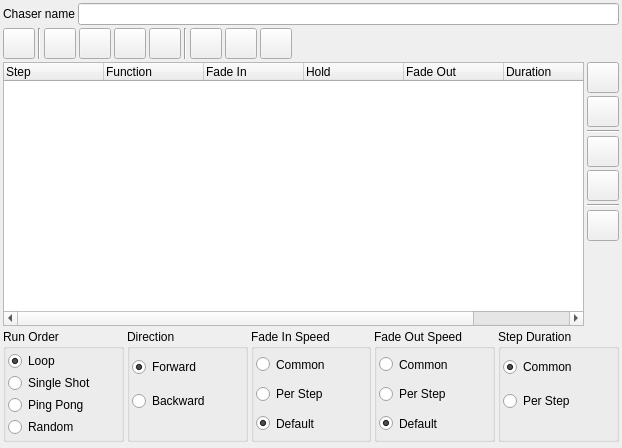
<?xml version="1.0" encoding="UTF-8"?>
<ui version="4.0">
 <author>Massimo Callegari</author>
 <comment>
  Q Light Controller Plus
  chasereditor.ui

  Copyright (c) 2015 Massimo Callegari

  Licensed under the Apache License, Version 2.0 (the &quot;License&quot;);
  you may not use this file except in compliance with the License.
  You may obtain a copy of the License at

      http://www.apache.org/licenses/LICENSE-2.0.txt

  Unless required by applicable law or agreed to in writing, software
  distributed under the License is distributed on an &quot;AS IS&quot; BASIS,
  WITHOUT WARRANTIES OR CONDITIONS OF ANY KIND, either express or implied.
  See the License for the specific language governing permissions and
  limitations under the License.
 </comment>
 <class>ChaserEditor</class>
 <widget class="QWidget" name="ChaserEditor">
  <property name="geometry">
   <rect>
    <x>0</x>
    <y>0</y>
    <width>622</width>
    <height>448</height>
   </rect>
  </property>
  <property name="windowTitle">
   <string>Chaser editor</string>
  </property>
  <layout class="QGridLayout" name="gridLayout">
   <property name="leftMargin">
    <number>3</number>
   </property>
   <property name="topMargin">
    <number>3</number>
   </property>
   <property name="rightMargin">
    <number>3</number>
   </property>
   <property name="bottomMargin">
    <number>3</number>
   </property>
   <property name="spacing">
    <number>3</number>
   </property>
   <item row="2" column="0" rowspan="10" colspan="2">
    <widget class="QTreeWidget" name="m_tree">
     <property name="sizePolicy">
      <sizepolicy hsizetype="Expanding" vsizetype="Expanding">
       <horstretch>0</horstretch>
       <verstretch>1</verstretch>
      </sizepolicy>
     </property>
     <property name="alternatingRowColors">
      <bool>true</bool>
     </property>
     <property name="selectionMode">
      <enum>QAbstractItemView::ExtendedSelection</enum>
     </property>
     <property name="rootIsDecorated">
      <bool>false</bool>
     </property>
     <property name="itemsExpandable">
      <bool>false</bool>
     </property>
     <property name="allColumnsShowFocus">
      <bool>true</bool>
     </property>
     <property name="expandsOnDoubleClick">
      <bool>false</bool>
     </property>
     <column>
      <property name="text">
       <string>Step</string>
      </property>
     </column>
     <column>
      <property name="text">
       <string>Function</string>
      </property>
     </column>
     <column>
      <property name="text">
       <string>Fade In</string>
      </property>
     </column>
     <column>
      <property name="text">
       <string>Hold</string>
      </property>
     </column>
     <column>
      <property name="text">
       <string>Fade Out</string>
      </property>
     </column>
     <column>
      <property name="text">
       <string>Duration</string>
      </property>
     </column>
     <column>
      <property name="text">
       <string>Notes</string>
      </property>
     </column>
    </widget>
   </item>
   <item row="3" column="2">
    <widget class="QToolButton" name="m_remove">
     <property name="toolTip">
      <string>Remove the selected step</string>
     </property>
     <property name="icon">
      <iconset resource="qlcui.qrc">
       <normaloff>:/edit_remove.png</normaloff>:/edit_remove.png</iconset>
     </property>
     <property name="iconSize">
      <size>
       <width>24</width>
       <height>24</height>
      </size>
     </property>
    </widget>
   </item>
   <item row="0" column="0" colspan="3">
    <layout class="QHBoxLayout" name="horizontalLayout">
     <item>
      <widget class="QLabel" name="m_nameLabel">
       <property name="sizePolicy">
        <sizepolicy hsizetype="Preferred" vsizetype="Preferred">
         <horstretch>0</horstretch>
         <verstretch>0</verstretch>
        </sizepolicy>
       </property>
       <property name="text">
        <string>Chaser name</string>
       </property>
      </widget>
     </item>
     <item>
      <widget class="QLineEdit" name="m_nameEdit">
       <property name="sizePolicy">
        <sizepolicy hsizetype="Expanding" vsizetype="Fixed">
         <horstretch>0</horstretch>
         <verstretch>0</verstretch>
        </sizepolicy>
       </property>
       <property name="toolTip">
        <string>Name of the chaser being edited</string>
       </property>
      </widget>
     </item>
    </layout>
   </item>
   <item row="12" column="0" colspan="3">
    <layout class="QHBoxLayout" name="horizontalLayout_2">
     <item>
      <widget class="QGroupBox" name="groupBox">
       <property name="title">
        <string>Run Order</string>
       </property>
       <layout class="QGridLayout" name="gridLayout_6">
        <property name="leftMargin">
         <number>2</number>
        </property>
        <property name="topMargin">
         <number>2</number>
        </property>
        <property name="rightMargin">
         <number>2</number>
        </property>
        <property name="bottomMargin">
         <number>2</number>
        </property>
        <property name="spacing">
         <number>2</number>
        </property>
        <item row="0" column="0">
         <widget class="QRadioButton" name="m_loop">
          <property name="sizePolicy">
           <sizepolicy hsizetype="Minimum" vsizetype="Minimum">
            <horstretch>0</horstretch>
            <verstretch>0</verstretch>
           </sizepolicy>
          </property>
          <property name="toolTip">
           <string>Run through over and over again</string>
          </property>
          <property name="text">
           <string>Loop</string>
          </property>
          <property name="checked">
           <bool>true</bool>
          </property>
         </widget>
        </item>
        <item row="1" column="0">
         <widget class="QRadioButton" name="m_singleShot">
          <property name="sizePolicy">
           <sizepolicy hsizetype="Minimum" vsizetype="Minimum">
            <horstretch>0</horstretch>
            <verstretch>0</verstretch>
           </sizepolicy>
          </property>
          <property name="toolTip">
           <string>Run through once and stop</string>
          </property>
          <property name="text">
           <string>Single Shot</string>
          </property>
         </widget>
        </item>
        <item row="2" column="0">
         <widget class="QRadioButton" name="m_pingPong">
          <property name="sizePolicy">
           <sizepolicy hsizetype="Minimum" vsizetype="Minimum">
            <horstretch>0</horstretch>
            <verstretch>0</verstretch>
           </sizepolicy>
          </property>
          <property name="toolTip">
           <string>Switch direction at both ends</string>
          </property>
          <property name="text">
           <string>Ping Pong</string>
          </property>
         </widget>
        </item>
        <item row="3" column="0">
         <widget class="QRadioButton" name="m_random">
          <property name="toolTip">
           <string>Execute steps in random order</string>
          </property>
          <property name="text">
           <string>Random</string>
          </property>
         </widget>
        </item>
       </layout>
      </widget>
     </item>
     <item>
      <widget class="QGroupBox" name="groupBox_2">
       <property name="title">
        <string>Direction</string>
       </property>
       <layout class="QGridLayout" name="gridLayout_5">
        <property name="leftMargin">
         <number>2</number>
        </property>
        <property name="topMargin">
         <number>2</number>
        </property>
        <property name="rightMargin">
         <number>2</number>
        </property>
        <property name="bottomMargin">
         <number>2</number>
        </property>
        <property name="spacing">
         <number>2</number>
        </property>
        <item row="0" column="0">
         <widget class="QRadioButton" name="m_forward">
          <property name="sizePolicy">
           <sizepolicy hsizetype="Minimum" vsizetype="Minimum">
            <horstretch>0</horstretch>
            <verstretch>0</verstretch>
           </sizepolicy>
          </property>
          <property name="toolTip">
           <string>Start from the first step</string>
          </property>
          <property name="text">
           <string>Forward</string>
          </property>
          <property name="checked">
           <bool>true</bool>
          </property>
         </widget>
        </item>
        <item row="1" column="0">
         <widget class="QRadioButton" name="m_backward">
          <property name="sizePolicy">
           <sizepolicy hsizetype="Minimum" vsizetype="Minimum">
            <horstretch>0</horstretch>
            <verstretch>0</verstretch>
           </sizepolicy>
          </property>
          <property name="toolTip">
           <string>Start from the last step</string>
          </property>
          <property name="text">
           <string>Backward</string>
          </property>
         </widget>
        </item>
        <item row="2" column="0">
         <spacer name="verticalSpacer">
          <property name="orientation">
           <enum>Qt::Vertical</enum>
          </property>
          <property name="sizeType">
           <enum>QSizePolicy::Maximum</enum>
          </property>
          <property name="sizeHint" stdset="0">
           <size>
            <width>20</width>
            <height>20</height>
           </size>
          </property>
         </spacer>
        </item>
       </layout>
      </widget>
     </item>
     <item>
      <widget class="QGroupBox" name="m_fadeInGroup">
       <property name="title">
        <string>Fade In Speed</string>
       </property>
       <layout class="QGridLayout" name="gridLayout_2">
        <property name="leftMargin">
         <number>2</number>
        </property>
        <property name="topMargin">
         <number>2</number>
        </property>
        <property name="rightMargin">
         <number>2</number>
        </property>
        <property name="bottomMargin">
         <number>2</number>
        </property>
        <property name="spacing">
         <number>2</number>
        </property>
        <item row="1" column="0">
         <widget class="QRadioButton" name="m_fadeInCommonRadio">
          <property name="sizePolicy">
           <sizepolicy hsizetype="Minimum" vsizetype="Minimum">
            <horstretch>0</horstretch>
            <verstretch>0</verstretch>
           </sizepolicy>
          </property>
          <property name="toolTip">
           <string>All steps have common fade in speed set by the chaser</string>
          </property>
          <property name="text">
           <string>Common</string>
          </property>
         </widget>
        </item>
        <item row="2" column="0">
         <widget class="QRadioButton" name="m_fadeInPerStepRadio">
          <property name="sizePolicy">
           <sizepolicy hsizetype="Minimum" vsizetype="Minimum">
            <horstretch>0</horstretch>
            <verstretch>0</verstretch>
           </sizepolicy>
          </property>
          <property name="toolTip">
           <string>Each step has its own fade in speed set by the chaser</string>
          </property>
          <property name="text">
           <string>Per Step</string>
          </property>
         </widget>
        </item>
        <item row="3" column="0">
         <widget class="QRadioButton" name="m_fadeInDefaultRadio">
          <property name="sizePolicy">
           <sizepolicy hsizetype="Minimum" vsizetype="Minimum">
            <horstretch>0</horstretch>
            <verstretch>0</verstretch>
           </sizepolicy>
          </property>
          <property name="toolTip">
           <string>Use each function's own fade in speed</string>
          </property>
          <property name="text">
           <string>Default</string>
          </property>
          <property name="checked">
           <bool>true</bool>
          </property>
         </widget>
        </item>
       </layout>
      </widget>
     </item>
     <item>
      <widget class="QGroupBox" name="m_fadeOutGroup">
       <property name="title">
        <string>Fade Out Speed</string>
       </property>
       <layout class="QGridLayout" name="gridLayout_3">
        <property name="leftMargin">
         <number>2</number>
        </property>
        <property name="topMargin">
         <number>2</number>
        </property>
        <property name="rightMargin">
         <number>2</number>
        </property>
        <property name="bottomMargin">
         <number>2</number>
        </property>
        <property name="spacing">
         <number>2</number>
        </property>
        <item row="1" column="0">
         <widget class="QRadioButton" name="m_fadeOutCommonRadio">
          <property name="sizePolicy">
           <sizepolicy hsizetype="Minimum" vsizetype="Minimum">
            <horstretch>0</horstretch>
            <verstretch>0</verstretch>
           </sizepolicy>
          </property>
          <property name="toolTip">
           <string>All steps have common fade out speed set by the chaser</string>
          </property>
          <property name="text">
           <string>Common</string>
          </property>
         </widget>
        </item>
        <item row="2" column="0">
         <widget class="QRadioButton" name="m_fadeOutPerStepRadio">
          <property name="sizePolicy">
           <sizepolicy hsizetype="Minimum" vsizetype="Minimum">
            <horstretch>0</horstretch>
            <verstretch>0</verstretch>
           </sizepolicy>
          </property>
          <property name="toolTip">
           <string>Each step has its own fade out speed set by the chaser</string>
          </property>
          <property name="text">
           <string>Per Step</string>
          </property>
         </widget>
        </item>
        <item row="3" column="0">
         <widget class="QRadioButton" name="m_fadeOutDefaultRadio">
          <property name="sizePolicy">
           <sizepolicy hsizetype="Minimum" vsizetype="Minimum">
            <horstretch>0</horstretch>
            <verstretch>0</verstretch>
           </sizepolicy>
          </property>
          <property name="toolTip">
           <string>Use each function's own fade out speed</string>
          </property>
          <property name="text">
           <string>Default</string>
          </property>
          <property name="checked">
           <bool>true</bool>
          </property>
         </widget>
        </item>
       </layout>
      </widget>
     </item>
     <item>
      <widget class="QGroupBox" name="m_durationGroup">
       <property name="title">
        <string>Step Duration</string>
       </property>
       <property name="flat">
        <bool>false</bool>
       </property>
       <layout class="QGridLayout" name="gridLayout_4">
        <property name="leftMargin">
         <number>2</number>
        </property>
        <property name="topMargin">
         <number>2</number>
        </property>
        <property name="rightMargin">
         <number>2</number>
        </property>
        <property name="bottomMargin">
         <number>2</number>
        </property>
        <property name="spacing">
         <number>2</number>
        </property>
        <item row="1" column="0">
         <widget class="QRadioButton" name="m_durationCommonRadio">
          <property name="sizePolicy">
           <sizepolicy hsizetype="Minimum" vsizetype="Minimum">
            <horstretch>0</horstretch>
            <verstretch>0</verstretch>
           </sizepolicy>
          </property>
          <property name="toolTip">
           <string>All steps have common step duration set by the chaser</string>
          </property>
          <property name="text">
           <string>Common</string>
          </property>
          <property name="checked">
           <bool>true</bool>
          </property>
         </widget>
        </item>
        <item row="2" column="0">
         <widget class="QRadioButton" name="m_durationPerStepRadio">
          <property name="sizePolicy">
           <sizepolicy hsizetype="Minimum" vsizetype="Minimum">
            <horstretch>0</horstretch>
            <verstretch>0</verstretch>
           </sizepolicy>
          </property>
          <property name="toolTip">
           <string>Each step has its own duration set by the chaser</string>
          </property>
          <property name="text">
           <string>Per Step</string>
          </property>
         </widget>
        </item>
        <item row="3" column="0">
         <spacer name="verticalSpacer_2">
          <property name="orientation">
           <enum>Qt::Vertical</enum>
          </property>
          <property name="sizeType">
           <enum>QSizePolicy::Maximum</enum>
          </property>
          <property name="sizeHint" stdset="0">
           <size>
            <width>20</width>
            <height>20</height>
           </size>
          </property>
         </spacer>
        </item>
       </layout>
      </widget>
     </item>
    </layout>
   </item>
   <item row="6" column="2">
    <widget class="QToolButton" name="m_lower">
     <property name="toolTip">
      <string>Lower the selected step once</string>
     </property>
     <property name="icon">
      <iconset resource="qlcui.qrc">
       <normaloff>:/down.png</normaloff>:/down.png</iconset>
     </property>
     <property name="iconSize">
      <size>
       <width>24</width>
       <height>24</height>
      </size>
     </property>
    </widget>
   </item>
   <item row="4" column="2">
    <widget class="Line" name="line_0">
     <property name="orientation">
      <enum>Qt::Horizontal</enum>
     </property>
    </widget>
   </item>
   <item row="9" column="2" rowspan="5">
    <spacer>
     <property name="orientation">
      <enum>Qt::Vertical</enum>
     </property>
     <property name="sizeHint" stdset="0">
      <size>
       <width>20</width>
       <height>40</height>
      </size>
     </property>
    </spacer>
   </item>
   <item row="1" column="0">
    <layout class="QHBoxLayout" name="horizontalLayout_3">
     <item>
      <widget class="QToolButton" name="m_speeddial">
       <property name="toolTip">
        <string>Show/Hide speed dial window</string>
       </property>
       <property name="icon">
        <iconset resource="qlcui.qrc">
         <normaloff>:/speed.png</normaloff>:/speed.png</iconset>
       </property>
       <property name="iconSize">
        <size>
         <width>24</width>
         <height>24</height>
        </size>
       </property>
       <property name="checkable">
        <bool>true</bool>
       </property>
      </widget>
     </item>
     <item>
      <widget class="Line" name="line_2">
       <property name="orientation">
        <enum>Qt::Vertical</enum>
       </property>
      </widget>
     </item>
     <item>
      <widget class="QToolButton" name="m_testPlayButton">
       <property name="toolTip">
        <string>See what the chaser does when it is run</string>
       </property>
       <property name="icon">
        <iconset resource="qlcui.qrc">
         <normaloff>:/player_play.png</normaloff>:/player_play.png</iconset>
       </property>
       <property name="iconSize">
        <size>
         <width>24</width>
         <height>24</height>
        </size>
       </property>
      </widget>
     </item>
     <item>
      <widget class="QToolButton" name="m_testStopButton">
       <property name="toolTip">
        <string>Stop the chaser if running</string>
       </property>
       <property name="icon">
        <iconset resource="qlcui.qrc">
         <normaloff>:/player_stop.png</normaloff>:/player_stop.png</iconset>
       </property>
       <property name="iconSize">
        <size>
         <width>24</width>
         <height>24</height>
        </size>
       </property>
      </widget>
     </item>
     <item>
      <widget class="QToolButton" name="m_testPreviousButton">
       <property name="toolTip">
        <string>Skip to the previous step</string>
       </property>
       <property name="icon">
        <iconset resource="qlcui.qrc">
         <normaloff>:/back.png</normaloff>:/back.png</iconset>
       </property>
       <property name="iconSize">
        <size>
         <width>24</width>
         <height>24</height>
        </size>
       </property>
      </widget>
     </item>
     <item>
      <widget class="QToolButton" name="m_testNextButton">
       <property name="toolTip">
        <string>Skip to the next step</string>
       </property>
       <property name="icon">
        <iconset resource="qlcui.qrc">
         <normaloff>:/forward.png</normaloff>:/forward.png</iconset>
       </property>
       <property name="iconSize">
        <size>
         <width>24</width>
         <height>24</height>
        </size>
       </property>
      </widget>
     </item>
     <item>
      <widget class="Line" name="line_4">
       <property name="orientation">
        <enum>Qt::Vertical</enum>
       </property>
      </widget>
     </item>
     <item>
      <widget class="QToolButton" name="m_copyButton">
       <property name="icon">
        <iconset resource="qlcui.qrc">
         <normaloff>:/editcopy.png</normaloff>:/editcopy.png</iconset>
       </property>
       <property name="iconSize">
        <size>
         <width>24</width>
         <height>24</height>
        </size>
       </property>
      </widget>
     </item>
     <item>
      <widget class="QToolButton" name="m_cutButton">
       <property name="icon">
        <iconset resource="qlcui.qrc">
         <normaloff>:/editcut.png</normaloff>:/editcut.png</iconset>
       </property>
       <property name="iconSize">
        <size>
         <width>24</width>
         <height>24</height>
        </size>
       </property>
      </widget>
     </item>
     <item>
      <widget class="QToolButton" name="m_pasteButton">
       <property name="icon">
        <iconset resource="qlcui.qrc">
         <normaloff>:/editpaste.png</normaloff>:/editpaste.png</iconset>
       </property>
       <property name="iconSize">
        <size>
         <width>24</width>
         <height>24</height>
        </size>
       </property>
      </widget>
     </item>
    </layout>
   </item>
   <item row="2" column="2">
    <widget class="QToolButton" name="m_add">
     <property name="toolTip">
      <string>Add step(s) to the current position</string>
     </property>
     <property name="icon">
      <iconset resource="qlcui.qrc">
       <normaloff>:/edit_add.png</normaloff>:/edit_add.png</iconset>
     </property>
     <property name="iconSize">
      <size>
       <width>24</width>
       <height>24</height>
      </size>
     </property>
    </widget>
   </item>
   <item row="5" column="2">
    <widget class="QToolButton" name="m_raise">
     <property name="toolTip">
      <string>Raise the selected step once</string>
     </property>
     <property name="icon">
      <iconset resource="qlcui.qrc">
       <normaloff>:/up.png</normaloff>:/up.png</iconset>
     </property>
     <property name="iconSize">
      <size>
       <width>24</width>
       <height>24</height>
      </size>
     </property>
    </widget>
   </item>
   <item row="7" column="2">
    <widget class="Line" name="line_1">
     <property name="orientation">
      <enum>Qt::Horizontal</enum>
     </property>
    </widget>
   </item>
   <item row="8" column="2">
    <widget class="QToolButton" name="m_shuffle">
     <property name="toolTip">
      <string>Shuffle steps</string>
     </property>
     <property name="icon">
      <iconset resource="qlcui.qrc">
       <normaloff>:/random.png</normaloff>:/random.png</iconset>
     </property>
     <property name="iconSize">
      <size>
       <width>24</width>
       <height>24</height>
      </size>
     </property>
    </widget>
   </item>
  </layout>
 </widget>
 <resources>
  <include location="qlcui.qrc"/>
 </resources>
 <connections/>
</ui>
